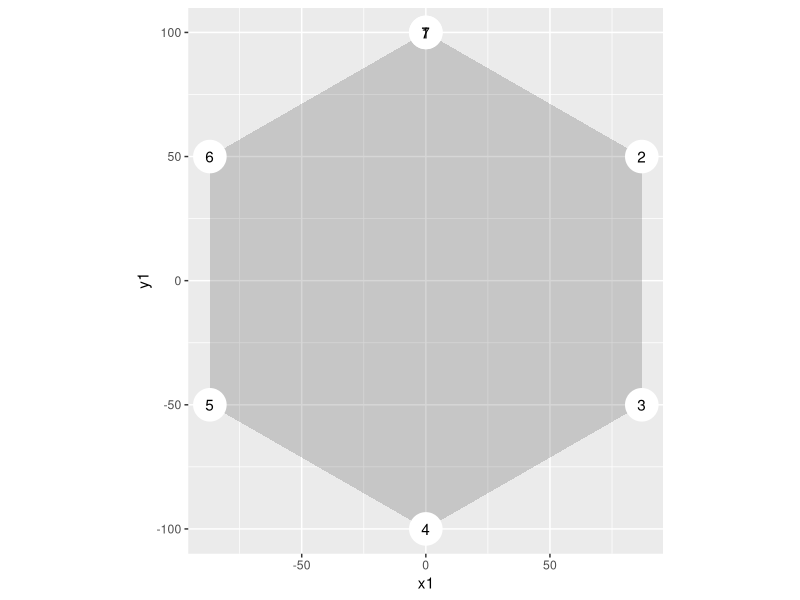
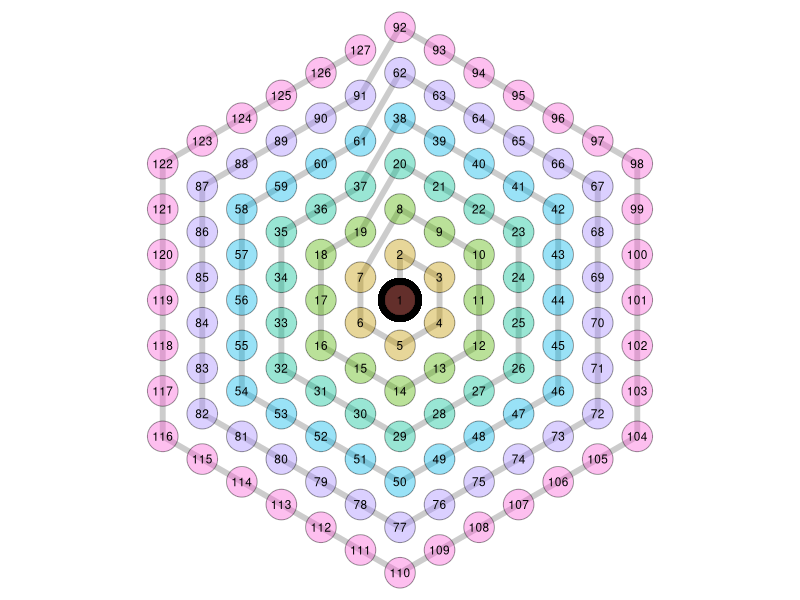
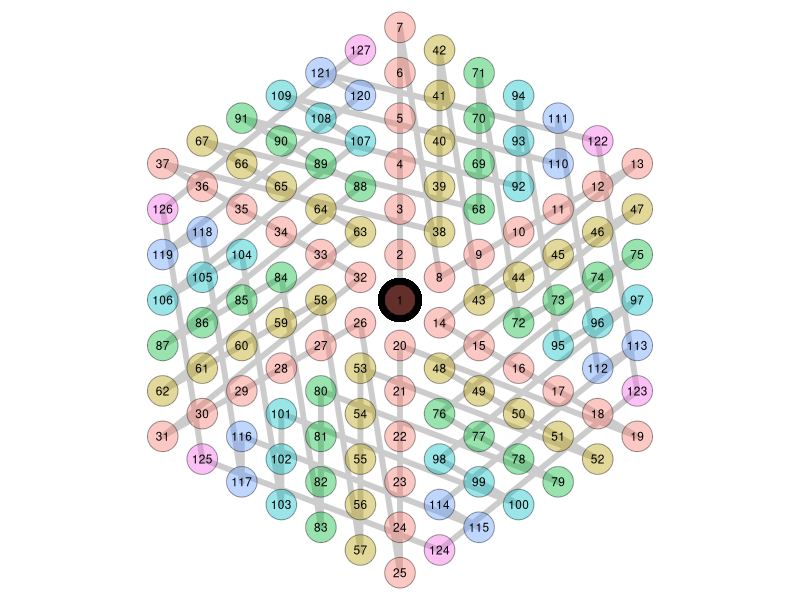
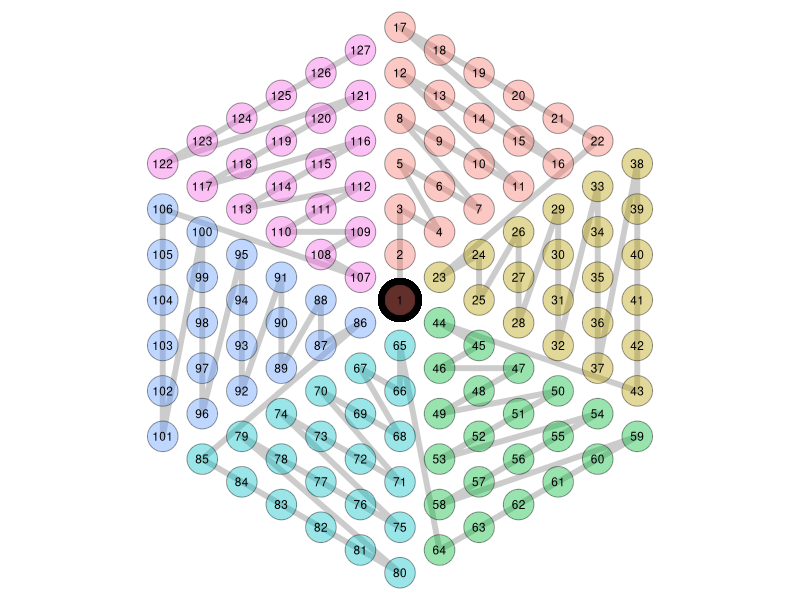
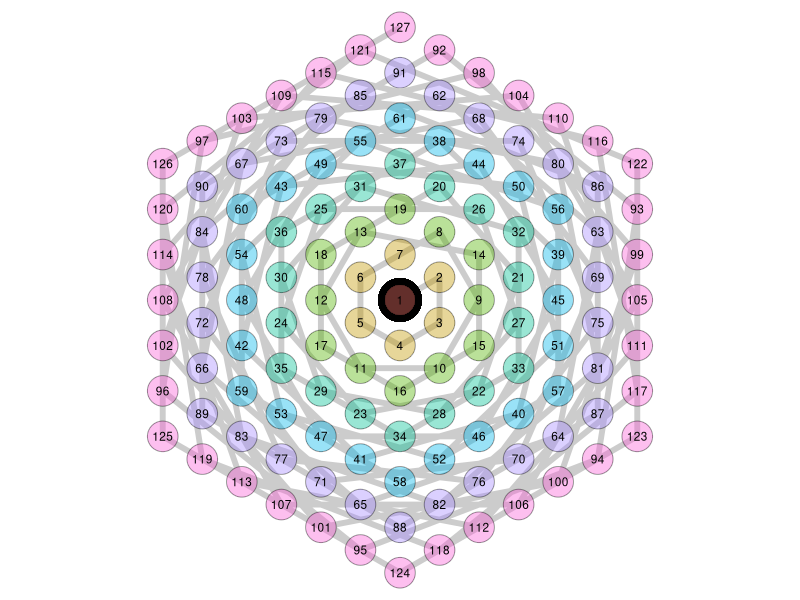
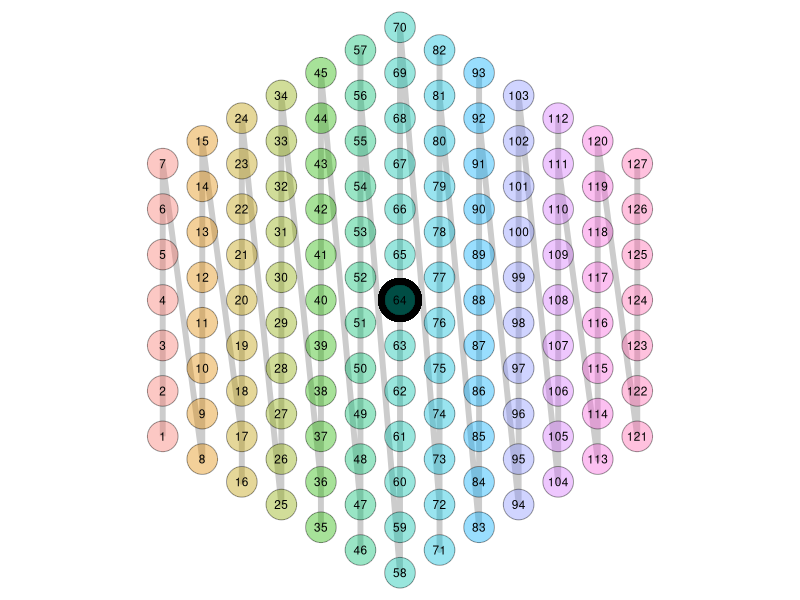
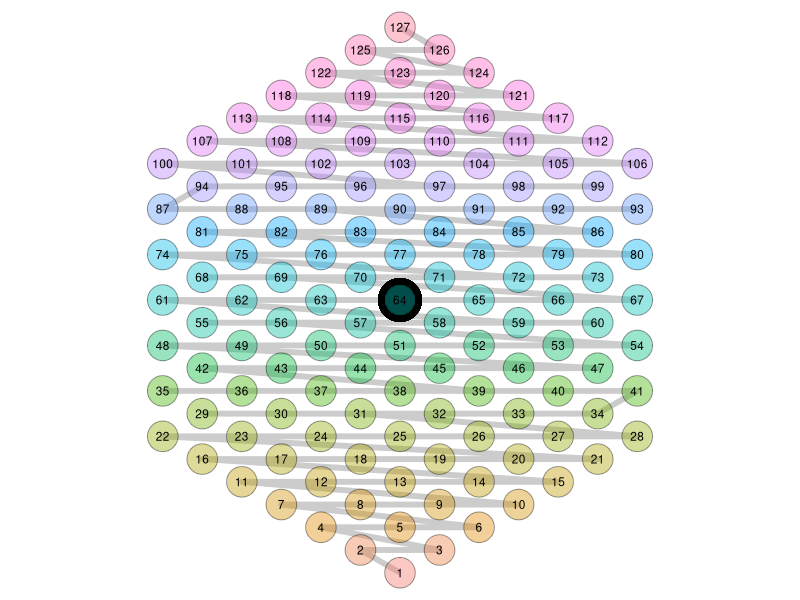

Write R code to recreate these figures, in order.
## ---- chunk 1
knitr::opts_chunk$set(echo = TRUE)
## ---- chunk 2
library(tidyverse)
options(scipen = 999)

points_start <-
  #create a base table
    tibble(circumf = seq(0, 2*pi, length.out = 7),
           x1 = sin(circumf)*100,
           y1 = cos(circumf)*100, 0) %>% 
  #find next point for each vertex   
    mutate(x2 = lead(x1, default = 0),
           y2 = lead(y1, default = 1),
           vertex = row_number()) %>%
  #round evrything  
    mutate_all(.funs = funs(round(., 0))) %>% 
    select(vertex, x1, y1, x2, y2) 
## ---- chunk 3
ggplot(points_start, aes(x1, y1, label = vertex)) +
  geom_polygon(alpha = .2) +
  geom_point(size = 10, color = "white", stroke = 1) +
  geom_text() +
  coord_fixed()
## ---- chunk 4
#base table for the for loop
  points_all <-
    tibble(layer = 0, 
           layer_hex_ord = 1, 
           vertex = 1, 
           mids = 0,
           x = 0, 
           y = 0)

#for loop to generate expanded grid of points
  for(i in 1:6){
    points_loop <-
        #create table for each vertex and midpoints in-between
          expand.grid(vertex = 1:6,
                      mids = 0:(i-1),
                      KEEP.OUT.ATTRS = F) %>% 
          arrange(vertex) %>%
        #join in the coordinates
          left_join(points_start) %>%
        #add layer level, order per layer and final coordinates
          mutate(layer = i,
                 layer_hex_ord = row_number(),
                 x = (x1 + mids/i * (x2 - x1))*i,
                 y = (y1 + mids/i * (y2 - y1)) * i) %>% 
          select(one_of(colnames(points_all)))
      
    #create master table
      points_all <-
        rbind(points_all, points_loop)
  }
## ---- chunk 5
points_spiral_table <-
  points_all[1,] %>% 
  mutate(ord_offset = 0,
         hex_ord_offset = 0)

#generate spiral/star arangement
 for(i in 1:6){
    #i = 3
    points_base <-
      points_all %>% 
      filter(layer == i)
    
    points_base1 <-
      filter(points_base, layer_hex_ord >= 2) %>% 
      rbind(filter(points_base, layer_hex_ord < 2)) %>% 
      mutate(ord_offset = row_number(),
             hex_ord_offset = ord_offset %% (i), 
             hex_ord_offset = ifelse(hex_ord_offset == 0, i,
                                     hex_ord_offset)) 
     
    #ggplot(points_base1) +geom_text(aes(x = x, y = y, label = hex_ord_offset))
    
    points_spiral_table <-
      rbind(points_spiral_table, points_base1)
 }

## ---- chunk 6
#final dataset
points_final <-
  points_spiral_table %>%
  arrange(layer, layer_hex_ord) %>% 
  mutate(by_layer = row_number()) %>% 
  arrange(layer, hex_ord_offset, ord_offset) %>% 
  mutate(by_star = row_number()) %>% 
  select(-hex_ord_offset, -ord_offset) %>% 
  arrange(x+1000, y) %>% 
  mutate(by_x = row_number()) %>% 
  arrange(y+1000, x) %>% 
  mutate(by_y = row_number()) %>% 
  arrange(vertex, layer, layer_hex_ord) %>% 
  mutate(by_vertex = row_number()) %>% 
  arrange(mids, vertex) %>% 
  mutate(by_mids = row_number()) %>% 
  select(by_star, x, y, contains("by_"), everything()) %>% 
  arrange(by_star)
## ---- chunk 7
plot_points <-
  function(var_color, var_label){
    #var_color = "layer"; var_label = "by_layer"
    points_final %>% 
    mutate_(col_color = var_color,
            col_label = var_label) %>% 
    arrange(col_color, col_label) %>% 
    ggplot(aes(x, y, label = round(col_label, 0))) +
      geom_path(aes(group = 1),#col_color, color = factor(col_color)), 
                size = 2, alpha = .2) +
      geom_point(aes(0,0), size = 14) +
      geom_point(aes(fill = factor(col_color)), size = 10, 
                 alpha = .4, pch = 21) +
      geom_text(size = 3) +
      guides(color = F, fill = F) +
      coord_fixed() +
      theme_void()
}

plot_points("layer", "by_layer")
plot_points("mids", "by_mids")
plot_points("vertex", "by_vertex")
plot_points("layer", "by_star")
plot_points("x", "by_x")
plot_points("y", "by_y")

#colnames
  # "by_star"  "x"     "y"
  # "by_layer" "by_x"  "by_y"  "by_vertex"     
  # "layer"    "layer_hex_ord" "vertex"  "mids"

write_csv(points_final, "packed_bubbles.csv")
